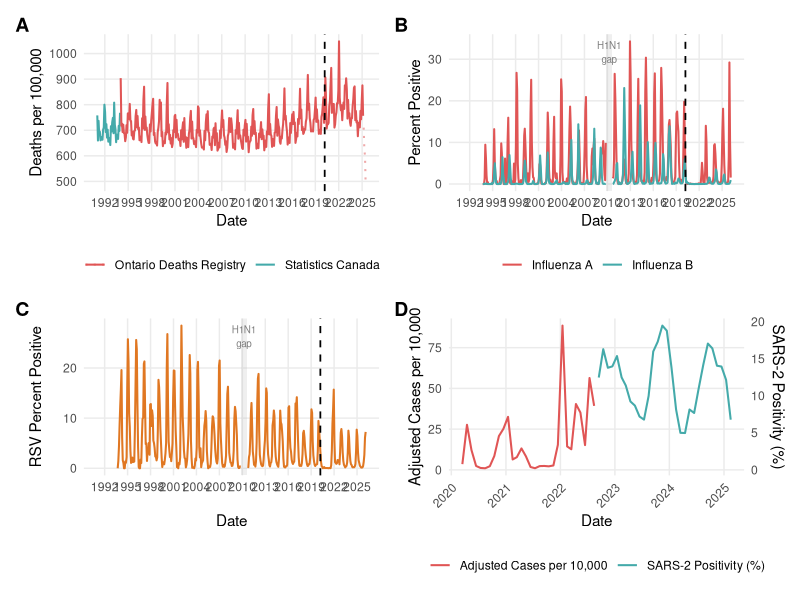
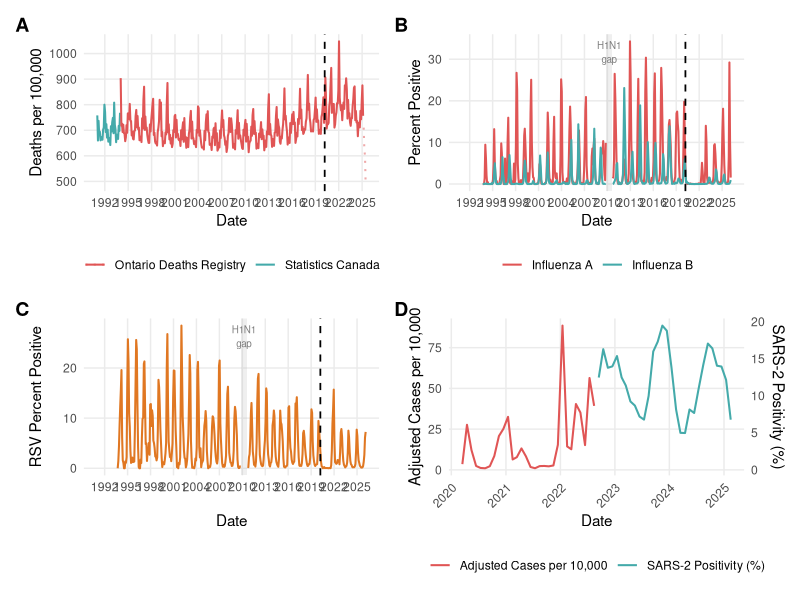
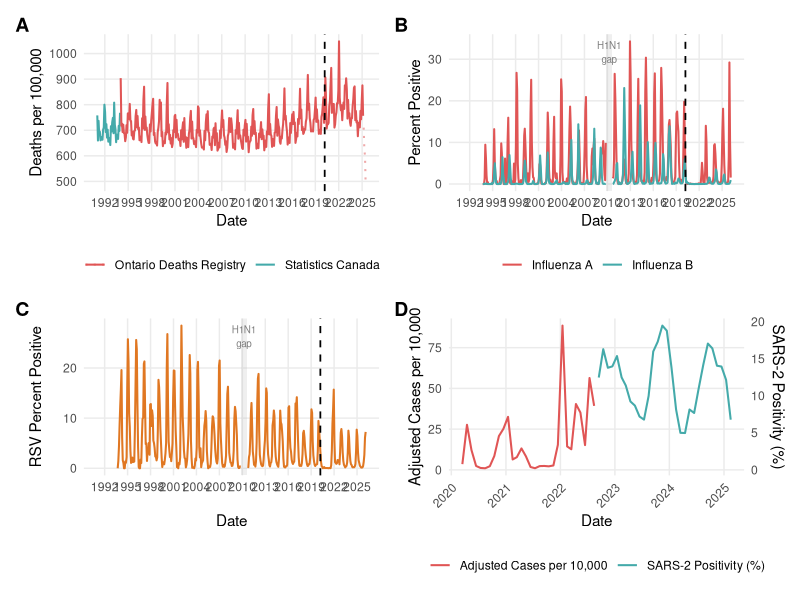

The R source for these figures, in order:
################################################################################
# RESPIRATORY VIRUS MORTALITY - FIGURE 1
# UPDATED: H1N1 gap (Nov 2009 - Aug 2010) shown as break in panels B and C
#          Deaths corrected for reporting lag (Jan-Jun 2024)
#          Provisional 2025 deaths shown as dotted line
################################################################################

library(dplyr)
library(tidyr)
library(ggplot2)
library(patchwork)
library(scales)

################################################################################
# LOAD DATA
################################################################################

dat <- read.csv("data/ontario_mortality_virology_EXTENDED_1991_2025_CORRECTED.csv",
                stringsAsFactors = FALSE)
dat$date <- as.Date(dat$date)
# Ensure rows exist for the H1N1 gap months so the line breaks (not just shaded)
gap_months <- seq(as.Date("2009-11-01"), as.Date("2010-08-31"), by = "month")
missing <- gap_months[!gap_months %in% dat$date]
if (length(missing) > 0) {
  add <- dat[1:length(missing), ]
  add[,] <- NA
  add$date <- missing
  dat <- rbind(dat, add)
  dat <- dat[order(dat$date), ]
}
# H1N1 exclusion period
h1n1_start <- as.Date("2009-11-01")
h1n1_end   <- as.Date("2010-08-31")

# Set virology to NA for H1N1 gap so ggplot breaks the line
dat <- dat %>%
  mutate(
    monthly_flua_pct_pos = ifelse(date >= h1n1_start & date <= h1n1_end,
                                  NA, monthly_flua_pct_pos),
    monthly_flub_pct_pos = ifelse(date >= h1n1_start & date <= h1n1_end,
                                  NA, monthly_flub_pct_pos),
    monthly_rsv_pct_pos  = ifelse(date >= h1n1_start & date <= h1n1_end,
                                  NA, monthly_rsv_pct_pos)
  )

# Deaths per 100,000
dat <- dat %>%
  mutate(deaths100k = (deaths / (population / 12)) * 100000)

# Key dates
pandemic_start <- as.Date("2020-03-15")

# Shading rectangle for H1N1 gap (used in panels B and C)
h1n1_rect <- data.frame(
  xmin = h1n1_start, xmax = h1n1_end,
  ymin = -Inf,        ymax = Inf
)

################################################################################
# PANEL A: Deaths per 100,000
################################################################################

df_statcan   <- dat %>% filter(lubridate::year(date) < 1994,  !is.na(deaths))
df_odr       <- dat %>% filter(lubridate::year(date) >= 1994, !is.na(deaths),
                                date <= as.Date("2025-02-28"))
df_prov      <- dat %>% filter(date >= as.Date("2025-03-01"),  !is.na(deaths))

# Note: lubridate not always available; use format() as fallback
df_statcan   <- dat %>% filter(as.integer(format(date, "%Y")) < 1994,  !is.na(deaths))
df_odr       <- dat %>% filter(as.integer(format(date, "%Y")) >= 1994, !is.na(deaths),
                                date <= as.Date("2025-02-28"))
df_prov      <- dat %>% filter(date >= as.Date("2025-03-01"),  !is.na(deaths))

p1 <- ggplot() +
  geom_line(data = df_statcan, aes(x = date, y = deaths100k, color = "Statistics Canada"),
            linewidth = 0.7) +
  geom_line(data = df_odr, aes(x = date, y = deaths100k, color = "Ontario Deaths Registry"),
            linewidth = 0.7) +
  geom_line(data = df_prov, aes(x = date, y = deaths100k, color = "Ontario Deaths Registry"),
            linewidth = 0.7, linetype = "dotted", alpha = 0.5) +
  geom_vline(xintercept = pandemic_start, linetype = "dashed", linewidth = 0.6) +
  scale_color_manual(values = c("Statistics Canada"       = "#44AAAA",
                                "Ontario Deaths Registry" = "#E05555")) +
  scale_x_date(date_breaks = "3 years", date_labels = "%Y") +
  labs(y = "Deaths per 100,000", x = "Date", color = NULL) +
  theme_minimal(base_size = 11) +
  theme(legend.position = "bottom",
        panel.grid.minor = element_blank(),
        plot.tag = element_text(face = "bold", size = 14))

################################################################################
# PANEL B: Influenza A and B (with H1N1 gap)
################################################################################

df_flu <- dat %>%
  select(date, monthly_flua_pct_pos, monthly_flub_pct_pos) %>%
  pivot_longer(cols = c(monthly_flua_pct_pos, monthly_flub_pct_pos),
               names_to = "virus", values_to = "positivity") %>%
  mutate(virus = recode(virus,
                        monthly_flua_pct_pos = "Influenza A",
                        monthly_flub_pct_pos = "Influenza B"))

p2 <- ggplot(df_flu, aes(x = date, y = positivity, color = virus)) +
  # H1N1 gap shading
  geom_rect(data = h1n1_rect,
            aes(xmin = xmin, xmax = xmax, ymin = ymin, ymax = ymax),
            inherit.aes = FALSE, fill = "gray70", alpha = 0.2) +
  annotate("text", x = as.Date("2010-03-15"), y = Inf,
           label = "H1N1\ngap", vjust = 1.3, size = 2.5, color = "gray50") +
  # Lines — NAs in gap period cause natural break
  geom_line(linewidth = 0.7, na.rm = FALSE) +
  geom_vline(xintercept = pandemic_start, linetype = "dashed", linewidth = 0.6) +
  scale_color_manual(values = c("Influenza A" = "#E05555",
                                "Influenza B" = "#44AAAA")) +
  scale_x_date(date_breaks = "3 years", date_labels = "%Y") +
  labs(y = "Percent Positive", x = "Date", color = NULL) +
  theme_minimal(base_size = 11) +
  theme(legend.position = "bottom",
        panel.grid.minor = element_blank(),
        plot.tag = element_text(face = "bold", size = 14))

################################################################################
# PANEL C: RSV (with H1N1 gap)
################################################################################

df_rsv <- dat

p3 <- ggplot(df_rsv, aes(x = date, y = monthly_rsv_pct_pos)) +
  geom_rect(data = h1n1_rect,
            aes(xmin = xmin, xmax = xmax, ymin = ymin, ymax = ymax),
            inherit.aes = FALSE, fill = "gray70", alpha = 0.2) +
  annotate("text", x = as.Date("2010-03-15"), y = Inf,
           label = "H1N1\ngap", vjust = 1.3, size = 2.5, color = "gray50") +
  geom_line(color = "#E07722", linewidth = 0.7, na.rm = FALSE) +
  geom_vline(xintercept = pandemic_start, linetype = "dashed", linewidth = 0.6) +
  scale_x_date(date_breaks = "3 years", date_labels = "%Y") +
  labs(y = "RSV Percent Positive", x = "Date") +
  theme_minimal(base_size = 11) +
  theme(panel.grid.minor = element_blank(),
        plot.tag = element_text(face = "bold", size = 14))

################################################################################
# PANEL D: SARS-CoV-2 (dual y-axis)
################################################################################

df_cases <- dat %>%
  filter(date >= as.Date("2020-03-01") & date <= as.Date("2022-08-31") &
           !is.na(monthly_adj_cases) & monthly_adj_cases > 0) %>%
  mutate(adj_cases_10k = monthly_adj_cases / 10000)

df_pos <- dat %>%
  filter(date >= as.Date("2022-09-01") & date <= as.Date("2025-02-28") &
           !is.na(monthly_sars_pct_pos) & monthly_sars_pct_pos > 0)

scale_factor <- max(df_cases$adj_cases_10k, na.rm = TRUE) /
                max(df_pos$monthly_sars_pct_pos, na.rm = TRUE)

p4 <- ggplot() +
  geom_line(data = df_cases,
            aes(x = date, y = adj_cases_10k, color = "Adjusted Cases per 10,000"),
            linewidth = 0.7) +
  geom_line(data = df_pos,
            aes(x = date, y = monthly_sars_pct_pos * scale_factor,
                color = "SARS-2 Positivity (%)"),
            linewidth = 0.7) +
  scale_y_continuous(
    name = "Adjusted Cases per 10,000",
    sec.axis = sec_axis(~ . / scale_factor, name = "SARS-2 Positivity (%)")
  ) +
  scale_color_manual(values = c("Adjusted Cases per 10,000" = "#E05555",
                                "SARS-2 Positivity (%)"     = "#44AAAA")) +
  scale_x_date(date_breaks = "1 year", date_labels = "%Y",
               guide = guide_axis(angle = 45)) +
  labs(x = "Date", color = NULL) +
  theme_minimal(base_size = 11) +
  theme(legend.position = "bottom",
        panel.grid.minor = element_blank(),
        plot.tag = element_text(face = "bold", size = 14))

################################################################################
# COMBINE AND SAVE
################################################################################

figure1 <- (p1 + p2) / (p3 + p4) +
  plot_annotation(tag_levels = "A") &
  theme(plot.tag = element_text(face = "bold", size = 14))

print(figure1)

ggsave("figures/figure1_mortality_virology.png",  figure1, width = 10, height = 8, dpi = 300)
ggsave("figures/figure1_mortality_virology.tiff", figure1, width = 10, height = 8, dpi = 300)

cat("Figure 1 saved.\n")

sum(dat$date >= as.Date("2009-11-01") & dat$date <= as.Date("2010-08-31"))
